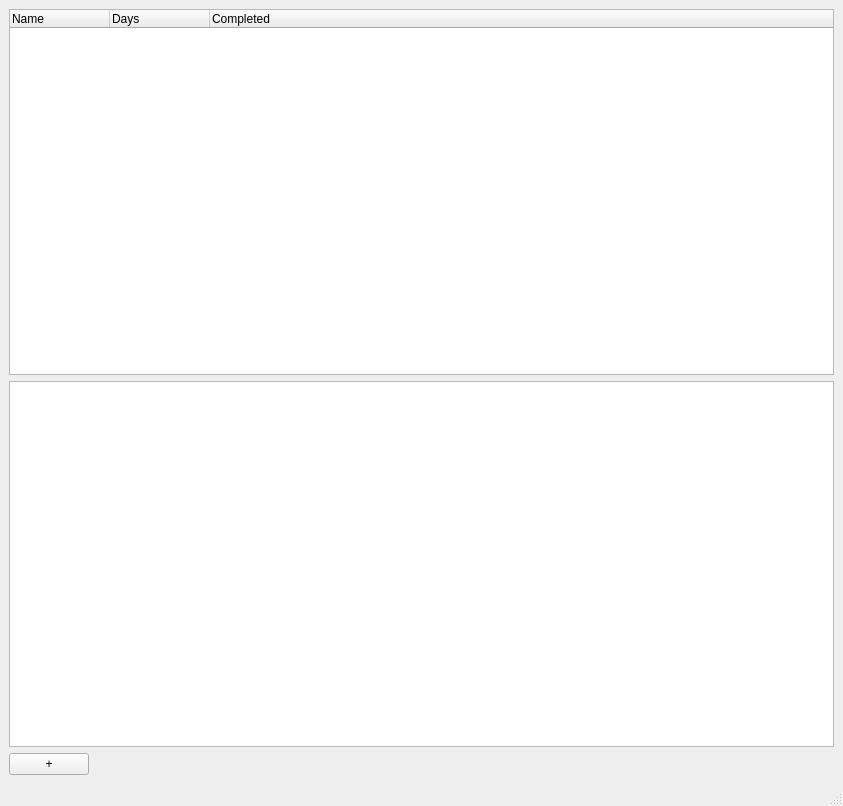
<?xml version="1.0" encoding="UTF-8"?>
<ui version="4.0">
 <class>Challenger</class>
 <widget class="QMainWindow" name="Challenger">
  <property name="geometry">
   <rect>
    <x>0</x>
    <y>0</y>
    <width>843</width>
    <height>806</height>
   </rect>
  </property>
  <property name="windowTitle">
   <string>Challenger</string>
  </property>
  <widget class="QWidget" name="centralwidget">
   <layout class="QVBoxLayout" name="verticalLayout">
    <item>
     <widget class="QTreeWidget" name="treeWidget">
      <column>
       <property name="text">
        <string>Name</string>
       </property>
      </column>
      <column>
       <property name="text">
        <string>Days</string>
       </property>
      </column>
      <column>
       <property name="text">
        <string>Completed</string>
       </property>
      </column>
     </widget>
    </item>
    <item>
     <widget class="QTextBrowser" name="Description"/>
    </item>
    <item>
     <layout class="QHBoxLayout" name="horizontalLayout">
      <item>
       <widget class="QPushButton" name="Add_new_one">
        <property name="text">
         <string>+</string>
        </property>
       </widget>
      </item>
      <item>
       <spacer name="horizontalSpacer">
        <property name="orientation">
         <enum>Qt::Horizontal</enum>
        </property>
        <property name="sizeHint" stdset="0">
         <size>
          <width>40</width>
          <height>20</height>
         </size>
        </property>
       </spacer>
      </item>
     </layout>
    </item>
   </layout>
  </widget>
  <widget class="QStatusBar" name="statusbar"/>
 </widget>
 <resources/>
 <connections/>
</ui>
